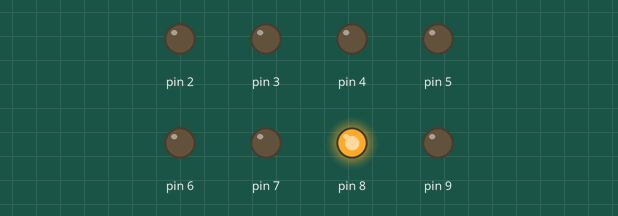
Simulated run of this sketch. Board: Arduino Uno, built with avr-gcc and run on an emulated ATmega328P. Parts: output pins drawn as LEDs (lit = HIGH).

Above: at 0.1 s.
At 4.1 s:
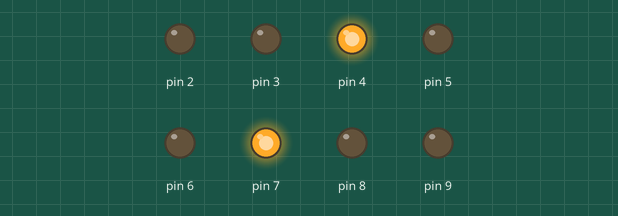
At 8.1 s:
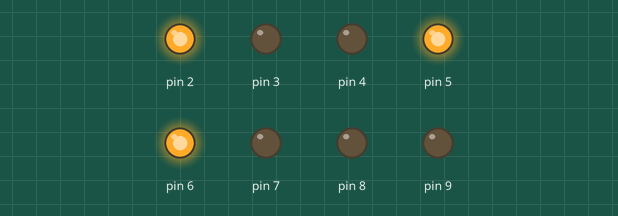
At 16.1 s:
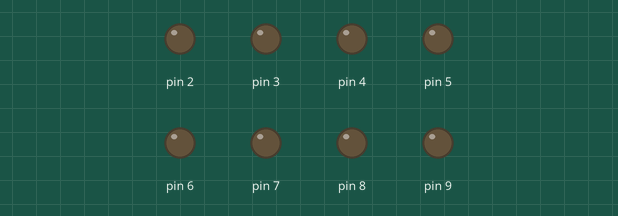
At 26.1 s:
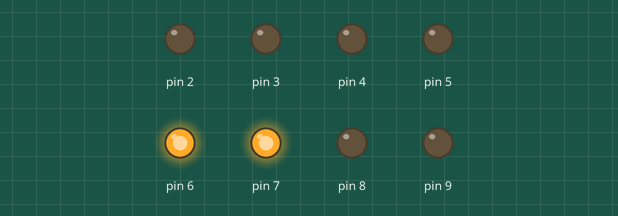
At 38.1 s:
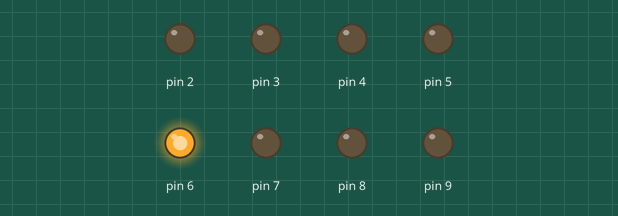
Timing chart, 0 to 39.6 s (numbered marks = the images above):
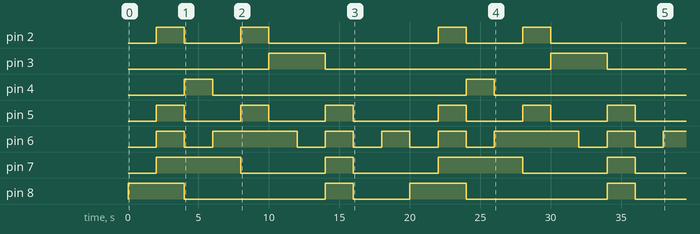

The sketch:

seven_segment.ino
```cpp
void setup() {

   int i=0;
   for(i=2; i<=9; i++) // make all 2 to 9 digital pin on high
   {
    pinMode(i, OUTPUT);
    }
}


void loop() {
  // to display a digit from 0 to 9 change it to low

   digitalWrite(2, LOW);
   digitalWrite(3, LOW);
   digitalWrite(4, LOW);
   digitalWrite(5, LOW);
   digitalWrite(6, LOW);
   digitalWrite(7, LOW);
   digitalWrite(8, HIGH);
   digitalWrite(9, LOW);
   delay(2000);
// display 0

   digitalWrite(2, HIGH);
   digitalWrite(3, LOW);
   digitalWrite(4, LOW);
   digitalWrite(5, HIGH);
   digitalWrite(6, HIGH);
   digitalWrite(7, HIGH);
   digitalWrite(8, HIGH);
   digitalWrite(9, LOW);
   delay(2000);
//display 1

   digitalWrite(2, LOW);
   digitalWrite(3, LOW);
   digitalWrite(4, HIGH);
   digitalWrite(5, LOW);
   digitalWrite(6, LOW);
   digitalWrite(7, HIGH);
   digitalWrite(8, LOW);
   digitalWrite(9, LOW);
   delay(2000);
// display 2

   digitalWrite(2, LOW);
   digitalWrite(3, LOW);
   digitalWrite(4, LOW);
   digitalWrite(5, LOW);
   digitalWrite(6, HIGH);
   digitalWrite(7, HIGH);
   digitalWrite(8, LOW);
   digitalWrite(9, LOW);
   delay(2000);
   // display 3

   digitalWrite(2, HIGH);
   digitalWrite(3, LOW);
   digitalWrite(4, LOW);
   digitalWrite(5, HIGH);
   digitalWrite(6, HIGH);
   digitalWrite(7, LOW);
   digitalWrite(8, LOW);
   digitalWrite(9, LOW);
   delay(2000);
   // display 4

   digitalWrite(2, LOW);
   digitalWrite(3, HIGH);
   digitalWrite(4, LOW);
   digitalWrite(5, LOW);
   digitalWrite(6, HIGH);
   digitalWrite(7, LOW);
   digitalWrite(8, LOW);
   digitalWrite(9, LOW);
   delay(2000);
   // display 5

   digitalWrite(2, LOW);
   digitalWrite(3, HIGH);
   digitalWrite(4, LOW);
   digitalWrite(5, LOW);
   digitalWrite(6, LOW);
   digitalWrite(7, LOW);
   digitalWrite(8, LOW);
   digitalWrite(9, LOW);
   delay(2000);
   //display 6

   digitalWrite(2, LOW);
   digitalWrite(3, LOW);
   digitalWrite(4, LOW);
   digitalWrite(5, HIGH);
   digitalWrite(6, HIGH);
   digitalWrite(7, HIGH);
   digitalWrite(8, HIGH);
   digitalWrite(9, LOW);
   delay(2000);
   // display 7

   digitalWrite(2, LOW);
   digitalWrite(3, LOW);
   digitalWrite(4, LOW);
   digitalWrite(5, LOW);
   digitalWrite(6, LOW);
   digitalWrite(7, LOW);
   digitalWrite(8, LOW);
   digitalWrite(9, LOW);
   delay(2000);
   // display 8

   digitalWrite(2, LOW);
   digitalWrite(3, LOW);
   digitalWrite(4, LOW);
   digitalWrite(5, LOW);
   digitalWrite(6, HIGH);
   digitalWrite(7, LOW);
   digitalWrite(8, LOW);
   digitalWrite(9, LOW);
   delay(2000);
   // display 9

}
```

Measured:
- by itself, pin 2: LOW → HIGH at 2.0 s, → LOW 2.0 s later, → HIGH 4.0 s later, → LOW 2.0 s later, … (8 changes in this stretch)
- by itself, pin 3: alternates HIGH for 4.0 s and LOW for 16.0 s
- by itself, pin 4: alternates HIGH for 2.0 s and LOW for 18.0 s
- by itself, pin 5: LOW → HIGH at 2.0 s, → LOW 2.0 s later, → HIGH 4.0 s later, → LOW 2.0 s later, … (12 changes in this stretch)
- by itself, pin 6: LOW → HIGH at 2.0 s, → LOW 2.0 s later, → HIGH 2.0 s later, → LOW 6.0 s later, … (15 changes in this stretch)
- by itself, pin 7: LOW → HIGH at 2.0 s, → LOW 6.0 s later, → HIGH 6.0 s later, → LOW 2.0 s later, … (8 changes in this stretch)
- by itself, pin 8: LOW → HIGH at 0.00 s, → LOW 4.0 s later, → HIGH 10.0 s later, → LOW 2.0 s later, … (8 changes in this stretch)
